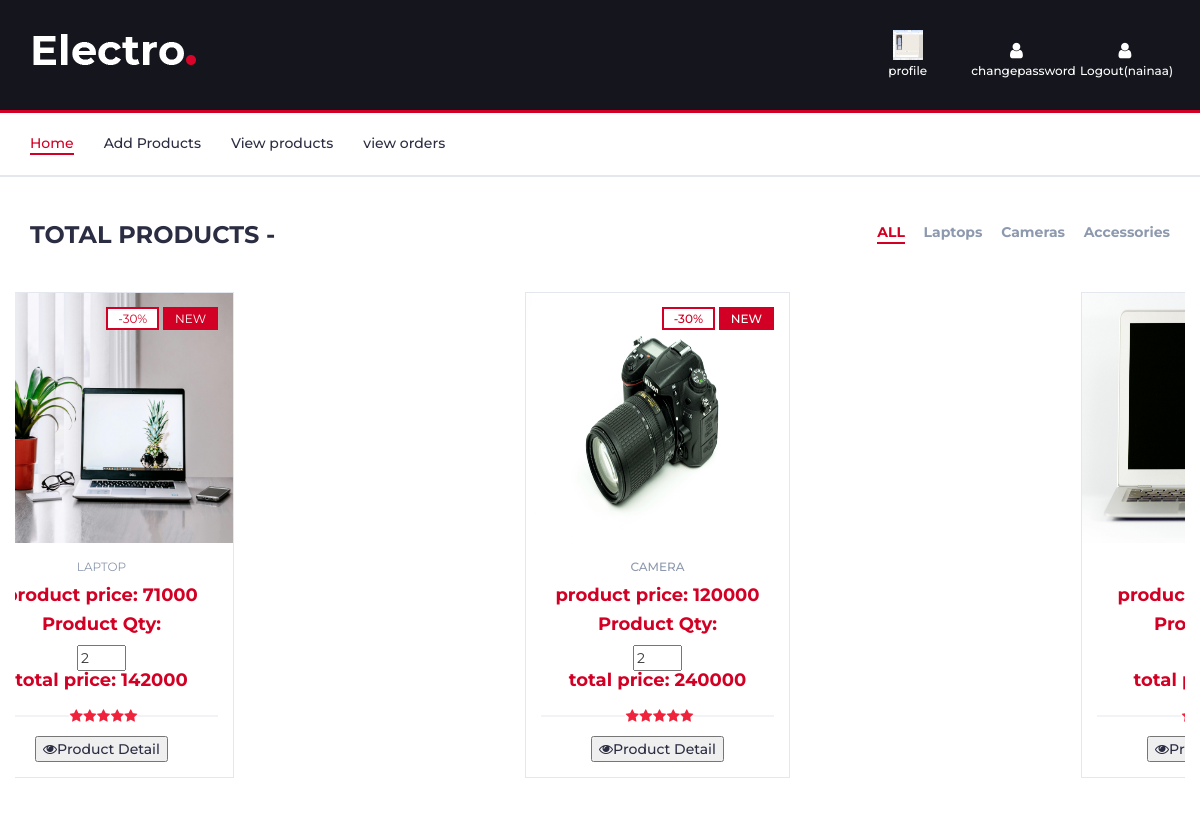
/seller-view-order/ (signed in), run on the app's committed database.
### myapp/models.py (models this page shows, shortened)
class User(models.Model):
	fname=models.CharField(max_length=100)
	lname=models.CharField(max_length=100)
	email=models.EmailField(max_length=100)
	mobile=models.PositiveIntegerField(max_length=100)
	address=models.TextField(max_length=100)
	password=models.CharField(max_length=100)
	profile_pic=models.ImageField(upload_to="profile_pic/",default="")
	usertype=models.CharField(max_length=100,default="buyer")

class Cart(models.Model):
	user=models.ForeignKey(User,on_delete=models.CASCADE)
	product=models.ForeignKey(Product,on_delete=models.CASCADE)
	product_price=models.PositiveIntegerField()
	product_qty=models.PositiveIntegerField(default=1)
	total_price=models.PositiveIntegerField()
	payment_status=models.BooleanField(default=False)

class Product(models.Model):
	seller=models.ForeignKey(User,on_delete=models.CASCADE)
	choice1=(
		("Laptop","Laptop"),
		("Acsessories","Acsessories"),
		("camera","camera"),
	)
	product_category=models.CharField(max_length=100,choices=choice1)
	product_name=models.CharField(max_length=100)
	product_price=models.PositiveIntegerField()
	product_desc=models.TextField()
	product_image=models.ImageField(upload_to="product_image")

### myapp/views.py (the view)
# urls.py: path('seller-view-order/',views.seller_view_order,name='seller-view-order'),
def seller_view_order(request):
	myorder=[]
	seller=User.objects.get(email=request.session['email'])
	carts=Cart.objects.filter(payment_status=True)
	for i in carts:
		if i.product.seller == seller:
			myorder.append(i)
	return render (request,'seller-view-order.html',{'myorder':myorder})

### myapp/templates/seller-view-order.html (shortened to what this page needs)
{% extends 'seller-header.html' %}
{% load static %}
{% block content %}
<!DOCTYPE html>
<html lang="en">
<head>
</head>
<body>
		<div class="section">
			<div class="container">
				<div class="row">
					<div class="col-md-12">
						<div class="section-title">
							{% if myorder %}
							<h3 class="title">Total Products - {{carts.count}}</h3>
							{% else %}
							<h3 class="title">No orders in Cart</h3>
							{% endif %}
							<div class="section-nav">
								<ul class="section-tab-nav tab-nav">
									<li class="active"><a href="{% url 'seller-view-product'%}">ALL</a></li>
									<li><a href="{% url 'seller-view-laptop' %}">Laptops</a></li>
									<li><a href="{% url 'seller-view-camera' %}">Cameras</a></li>
									<li><a href="{% url 'seller-view-acsessories' %}">Accessories</a></li>
								</ul>
							</div>
						</div>
					</div>
					<div class="col-md-12">
						<div class="row">
							<div class="products-tabs">
								<div id="tab1" class="tab-pane active">
									<div class="products-slick" data-nav="#slick-nav-1">
										{% for i in myorder %}
										<div class="product">
											<div class="product-img">
												<img src="{{i.product.product_image.url}}" alt="" width="250px" height="250px">
												<div class="product-label">
													<span class="sale">-30%</span>
													<span class="new">NEW</span>
												</div>
											</div>
											<div class="product-body">
												<p class="product-category">{{i.product.product_category}}</p>
												<h4 class="product-price"> product price: {{i.product_price}}</h4>
												<form method="post" action="{% url 'change-qty' %}">
													<h4 class="product-price">Product Qty:</h4>
													<input type="number" name="product_qty" value="{{i.product_qty}}" min="1" max="10" onchange="this.form.submit()" readonly>
												</form>
												<h4 class="product-price"> total price: {{i.total_price}}</h4>
												<div class="product-rating">
													<i class="fa fa-star"></i>
													<i class="fa fa-star"></i>
													<i class="fa fa-star"></i>
													<i class="fa fa-star"></i>
													<i class="fa fa-star"></i>
												</div>
												<div class="product-btns">
													<a href="{%url 'product-details' pk=i.product.pk %}"><button type="button" class="quick-view"><i class="fa fa-eye"></i><span class="tooltipp">Product Detail</span></button>
												</div>
											</div>
										</div>
										{% endfor%}
								</div>
							</div>
						</div>
					</div>
				</div>
	</body>
</html>
{% endblock %}

### myapp/templates/seller-header.html (shortened to what this page needs)
{% load static%}
<!DOCTYPE html>
<html lang="en">
	<head>
		<link type="text/css" rel="stylesheet" href="{% static 'css/bootstrap.min.css' %}"/>
		<link type="text/css" rel="stylesheet" href="{% static 'css/slick.css' %}"/>
		<link type="text/css" rel="stylesheet" href="{% static 'css/slick-theme.css' %}"/>
		<link type="text/css" rel="stylesheet" href="{% static 'css/nouislider.min.css' %}"/>
		<link rel="stylesheet" href="{% static 'css/font-awesome.min.css' %}">
		<link type="text/css" rel="stylesheet" href="{% static 'css/style.css' %}"/>
    </head>
	<body>
		<header>
			<div id="header">
				<div class="container">
					<div class="row">
						<div class="col-md-3">
							<div class="header-logo">
								<a href="#" class="logo">
									<img src="{% static 'img/logo.png'%}" alt="">
								</a>
							</div>
						</div>
						<div class="col-md-9 clearfix">
							<div class="header-ctn">
								{% if request.session.email%}
								<div>
									<a href="{% url 'profile'%}">
										<i><img src="{{request.session.profile_pic}}" width="30px" height="30px"></i>
										<span>profile</span>
									</a>
								</div>
								<div>
									<a href="{% url 'change-password'%}">
										<i class="fa fa-user"></i>
										<span>changepassword</span>
									</a>
								</div>
								<div>
									<a href="{% url 'logout'%}">
										<i class="fa fa-user"></i>
										<span>Logout({{request.session.fname}})</span>
									</a>
								</div>
								{% endif %}
							</div>
						</div>
					</div>
				</div>
			</div>
		</header>
		<nav id="navigation">
			<div class="container">
				<div id="responsive-nav">
					<ul class="main-nav nav navbar-nav">
						<li class="active"><a href="#">Home</a></li>
						<li><a href="{% url 'seller-add-product' %}">Add Products</a></li>
						<li><a href="{% url 'seller-view-product' %}">View products</a></li>
						<li><a href="{% url 'seller-view-order' %}">view orders</a></li>
					</ul>
				</div>
			</div>
		</nav>
		{% block content %}
		{% endblock %}
	</body>
</html>

### myapp/static/css/style.css (style rules this page uses)
body { font-family: 'Montserrat', sans-serif; font-weight: 400; color: #333; }
h1, h2, h3, h4, h5, h6 { color: #2B2D42; font-weight: 700; margin: 0 0 10px; }
a { color: #2B2D42; font-weight: 500; -webkit-transition: 0.2s color; transition: 0.2s color; }
ul, ol { margin: 0; padding: 0; list-style: none }
.section { padding-top: 30px; padding-bottom: 30px; }
.section-title { position: relative; margin-bottom: 30px; margin-top: 15px; }
.section-title .title { display: inline-block; text-transform: uppercase; margin: 0px; }
.section-title .section-nav { float: right; }
.section-title .section-nav .section-tab-nav { display: inline-block; }
.section-tab-nav li { display: inline-block; margin-right: 15px; }
.section-tab-nav li:last-child { margin-right: 0px; }
.section-tab-nav li a { font-weight: 700; color: #8D99AE; }
.section-tab-nav li a:after { content: ""; display: block; width: 0%; height: 2px; background-color: #D10024; -webkit-transition: 0.2s all; transition: 0.2s all; }
.section-tab-nav li.active a { color: #D10024; }
.section-tab-nav li a:hover:after, .section-tab-nav li a:focus:after, .section-tab-nav li.active a:after { width: 100%; }
#header { padding-top: 15px; padding-bottom: 15px; background-color: #15161D; }
.header-logo { float: left; }
.header-logo .logo img { display: block; }
.header-ctn { float: right; padding: 15px 0px; }
.header-ctn>div { display: inline-block; }
.header-ctn>div+div { margin-left: 15px; }
.header-ctn>div>a { display: block; position: relative; width: 90px; text-align: center; color: #FFF; }
.header-ctn>div>a>i { display: block; font-size: 18px; }
.header-ctn>div>a>span { font-size: 12px; }
#navigation { background: #FFF; border-bottom: 2px solid #E4E7ED; border-top: 3px solid #D10024; }
.main-nav>li+li { margin-left: 30px }
.main-nav>li>a { padding: 20px 0px; }
.main-nav>li>a:hover, .main-nav>li>a:focus, .main-nav>li.active>a { color: #D10024; background-color: transparent; }
.main-nav>li>a:after { content: ""; display: block; width: 0%; height: 2px; background-color: #D10024; -webkit-transition: 0.2s all; transition: 0.2s all; }
.main-nav>li>a:hover:after, .main-nav>li>a:focus:after, .main-nav>li.active>a:after { width: 100%; }
.product { position: relative; margin: 15px 0px; -webkit-box-shadow: 0px 0px 0px 0px #E4E7ED, 0px 0px 0px 1px #E4E7ED; box-shadow: 0px 0px 0px 0px #E4E7ED, 0px 0px 0px 1px #E4E7ED; -webkit-transition: 0.2s all; transition: 0.2s all; }
.product .product-img { position: relative; }
.product .product-img>img { width: 100%; }
.product .product-img .product-label { position: absolute; top: 15px; right: 15px; }
.product .product-img .product-label>span { border: 2px solid; padding: 2px 10px; font-size: 12px; }
.product .product-img .product-label>span.sale { background-color: #FFF; border-color: #D10024; color: #D10024; }
.product .product-img .product-label>span.new { background-color: #D10024; border-color: #D10024; color: #FFF; }
.product .product-body { position: relative; padding: 15px; background-color: #FFF; text-align: center; z-index: 20; }
.product .product-body .product-category { text-transform: uppercase; font-size: 12px; color: #8D99AE; }
.product .product-body .product-name>a { font-weight: 700; }
.product .product-body .product-price { color: #D10024; font-size: 18px; }
.product .product-body .product-rating { position: relative; margin: 15px 0px 10px; height: 20px; }
.product .product-body .product-rating>i { position: relative; width: 14px; margin-right: -4px; background: #FFF; color: #E4E7ED; z-index: 10; }
.product .product-body .product-rating>i.fa-star { color: #ef233c; }
.product .product-body .product-rating:after { content: ""; position: absolute; top: 50%; left: 0; right: 0; -webkit-transform: translateY(-50%); -ms-transform: translateY(-50%); transform: translateY(-50%); height: 1px; background-color: #E4E7ED; }
.products-slick .product.slick-slide { margin: 15px; }
.products-tabs>.tab-pane { display: block; height: 0; opacity: 0; visibility: hidden; overflow-y: hidden; padding-bottom: 60px; margin-bottom: -60px; }
.products-tabs>.tab-pane.active { opacity: 1; visibility: visible; height: auto; }

### data on the page
User: session.fname "nainaa"
Cart: product.product_image (picture), product.product_category "LAPTOP", product_price "71000", product_qty "2", total_price "142000"
Cart: product.product_image (picture), product.product_category "CAMERA", product_price "120000", product_qty "2", total_price "240000"
Cart: product.product_image (picture)
